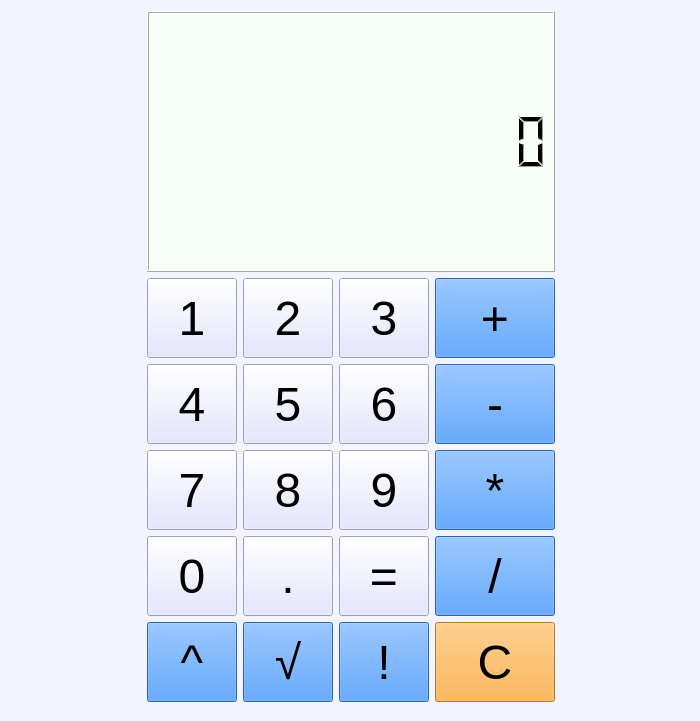
<?xml version="1.0" encoding="UTF-8"?>
<ui version="4.0">
 <class>Form</class>
 <widget class="QWidget" name="Form">
  <property name="geometry">
   <rect>
    <x>0</x>
    <y>0</y>
    <width>700</width>
    <height>721</height>
   </rect>
  </property>
  <property name="minimumSize">
   <size>
    <width>700</width>
    <height>400</height>
   </size>
  </property>
  <property name="baseSize">
   <size>
    <width>700</width>
    <height>400</height>
   </size>
  </property>
  <property name="windowTitle">
   <string>Калькулятор</string>
  </property>
  <property name="styleSheet">
   <string notr="true">background-color: rgb(243, 244, 255);</string>
  </property>
  <widget class="QWidget" name="layoutWidget">
   <property name="geometry">
    <rect>
     <x>11</x>
     <y>11</y>
     <width>681</width>
     <height>691</height>
    </rect>
   </property>
   <layout class="QGridLayout" name="gridLayout_2">
    <item row="0" column="0">
     <widget class="QLCDNumber" name="table">
      <property name="enabled">
       <bool>true</bool>
      </property>
      <property name="styleSheet">
       <string notr="true">background-color: rgb(247, 255, 248);</string>
      </property>
      <property name="smallDecimalPoint">
       <bool>false</bool>
      </property>
      <property name="digitCount">
       <number>13</number>
      </property>
     </widget>
    </item>
    <item row="1" column="0">
     <layout class="QGridLayout" name="gridLayout">
      <item row="0" column="0">
       <widget class="QPushButton" name="btn1">
        <property name="minimumSize">
         <size>
          <width>80</width>
          <height>80</height>
         </size>
        </property>
        <property name="maximumSize">
         <size>
          <width>90</width>
          <height>90</height>
         </size>
        </property>
        <property name="font">
         <font>
          <family>Helvetica</family>
          <pointsize>36</pointsize>
         </font>
        </property>
        <property name="styleSheet">
         <string notr="true">background-color: rgb(221, 223, 255);</string>
        </property>
        <property name="text">
         <string>1</string>
        </property>
        <property name="flat">
         <bool>false</bool>
        </property>
        <attribute name="buttonGroup">
         <string notr="true">buttonGroup_digits</string>
        </attribute>
       </widget>
      </item>
      <item row="5" column="0">
       <widget class="QPushButton" name="btn_pow">
        <property name="minimumSize">
         <size>
          <width>80</width>
          <height>80</height>
         </size>
        </property>
        <property name="maximumSize">
         <size>
          <width>90</width>
          <height>90</height>
         </size>
        </property>
        <property name="font">
         <font>
          <family>Helvetica</family>
          <pointsize>36</pointsize>
         </font>
        </property>
        <property name="styleSheet">
         <string notr="true">background-color: rgba(49, 134, 238, 245);</string>
        </property>
        <property name="text">
         <string>^</string>
        </property>
        <attribute name="buttonGroup">
         <string notr="true">buttonGroup_binary</string>
        </attribute>
       </widget>
      </item>
      <item row="0" column="2">
       <widget class="QPushButton" name="btn2">
        <property name="minimumSize">
         <size>
          <width>80</width>
          <height>80</height>
         </size>
        </property>
        <property name="maximumSize">
         <size>
          <width>90</width>
          <height>90</height>
         </size>
        </property>
        <property name="font">
         <font>
          <family>Helvetica</family>
          <pointsize>36</pointsize>
         </font>
        </property>
        <property name="styleSheet">
         <string notr="true">background-color: rgb(221, 223, 255);</string>
        </property>
        <property name="text">
         <string>2</string>
        </property>
        <attribute name="buttonGroup">
         <string notr="true">buttonGroup_digits</string>
        </attribute>
       </widget>
      </item>
      <item row="3" column="2">
       <widget class="QPushButton" name="btn_dot">
        <property name="minimumSize">
         <size>
          <width>80</width>
          <height>80</height>
         </size>
        </property>
        <property name="maximumSize">
         <size>
          <width>90</width>
          <height>90</height>
         </size>
        </property>
        <property name="font">
         <font>
          <family>Helvetica</family>
          <pointsize>36</pointsize>
         </font>
        </property>
        <property name="styleSheet">
         <string notr="true">background-color: rgb(221, 223, 255);</string>
        </property>
        <property name="text">
         <string>.</string>
        </property>
       </widget>
      </item>
      <item row="3" column="4">
       <widget class="QPushButton" name="btn_div">
        <property name="minimumSize">
         <size>
          <width>80</width>
          <height>80</height>
         </size>
        </property>
        <property name="maximumSize">
         <size>
          <width>120</width>
          <height>90</height>
         </size>
        </property>
        <property name="font">
         <font>
          <family>Helvetica</family>
          <pointsize>36</pointsize>
         </font>
        </property>
        <property name="tabletTracking">
         <bool>false</bool>
        </property>
        <property name="styleSheet">
         <string notr="true">background-color: rgba(49, 134, 238, 245);</string>
        </property>
        <property name="text">
         <string>/</string>
        </property>
        <attribute name="buttonGroup">
         <string notr="true">buttonGroup_binary</string>
        </attribute>
       </widget>
      </item>
      <item row="3" column="0">
       <widget class="QPushButton" name="btn0">
        <property name="minimumSize">
         <size>
          <width>80</width>
          <height>80</height>
         </size>
        </property>
        <property name="maximumSize">
         <size>
          <width>90</width>
          <height>90</height>
         </size>
        </property>
        <property name="font">
         <font>
          <family>Helvetica</family>
          <pointsize>36</pointsize>
         </font>
        </property>
        <property name="styleSheet">
         <string notr="true">background-color: rgb(221, 223, 255);</string>
        </property>
        <property name="text">
         <string>0</string>
        </property>
        <attribute name="buttonGroup">
         <string notr="true">buttonGroup_digits</string>
        </attribute>
       </widget>
      </item>
      <item row="1" column="3">
       <widget class="QPushButton" name="btn6">
        <property name="minimumSize">
         <size>
          <width>80</width>
          <height>80</height>
         </size>
        </property>
        <property name="maximumSize">
         <size>
          <width>90</width>
          <height>90</height>
         </size>
        </property>
        <property name="font">
         <font>
          <family>Helvetica</family>
          <pointsize>36</pointsize>
         </font>
        </property>
        <property name="styleSheet">
         <string notr="true">background-color: rgb(221, 223, 255);</string>
        </property>
        <property name="text">
         <string>6</string>
        </property>
        <attribute name="buttonGroup">
         <string notr="true">buttonGroup_digits</string>
        </attribute>
       </widget>
      </item>
      <item row="2" column="2">
       <widget class="QPushButton" name="btn8">
        <property name="minimumSize">
         <size>
          <width>80</width>
          <height>80</height>
         </size>
        </property>
        <property name="maximumSize">
         <size>
          <width>90</width>
          <height>90</height>
         </size>
        </property>
        <property name="font">
         <font>
          <family>Helvetica</family>
          <pointsize>36</pointsize>
         </font>
        </property>
        <property name="styleSheet">
         <string notr="true">background-color: rgb(221, 223, 255);</string>
        </property>
        <property name="text">
         <string>8</string>
        </property>
        <attribute name="buttonGroup">
         <string notr="true">buttonGroup_digits</string>
        </attribute>
       </widget>
      </item>
      <item row="1" column="4">
       <widget class="QPushButton" name="btn_minus">
        <property name="minimumSize">
         <size>
          <width>80</width>
          <height>80</height>
         </size>
        </property>
        <property name="maximumSize">
         <size>
          <width>120</width>
          <height>90</height>
         </size>
        </property>
        <property name="font">
         <font>
          <family>Helvetica</family>
          <pointsize>36</pointsize>
         </font>
        </property>
        <property name="styleSheet">
         <string notr="true">background-color: rgba(49, 134, 238, 245);</string>
        </property>
        <property name="text">
         <string>-</string>
        </property>
        <attribute name="buttonGroup">
         <string notr="true">buttonGroup_binary</string>
        </attribute>
       </widget>
      </item>
      <item row="1" column="0">
       <widget class="QPushButton" name="btn4">
        <property name="minimumSize">
         <size>
          <width>80</width>
          <height>80</height>
         </size>
        </property>
        <property name="maximumSize">
         <size>
          <width>90</width>
          <height>90</height>
         </size>
        </property>
        <property name="font">
         <font>
          <family>Helvetica</family>
          <pointsize>36</pointsize>
         </font>
        </property>
        <property name="styleSheet">
         <string notr="true">background-color: rgb(221, 223, 255);</string>
        </property>
        <property name="text">
         <string>4</string>
        </property>
        <attribute name="buttonGroup">
         <string notr="true">buttonGroup_digits</string>
        </attribute>
       </widget>
      </item>
      <item row="2" column="4">
       <widget class="QPushButton" name="btn_mult">
        <property name="minimumSize">
         <size>
          <width>80</width>
          <height>80</height>
         </size>
        </property>
        <property name="maximumSize">
         <size>
          <width>120</width>
          <height>90</height>
         </size>
        </property>
        <property name="font">
         <font>
          <family>Helvetica</family>
          <pointsize>36</pointsize>
         </font>
        </property>
        <property name="styleSheet">
         <string notr="true">background-color: rgba(49, 134, 238, 245);</string>
        </property>
        <property name="text">
         <string>*</string>
        </property>
        <attribute name="buttonGroup">
         <string notr="true">buttonGroup_binary</string>
        </attribute>
       </widget>
      </item>
      <item row="2" column="0">
       <widget class="QPushButton" name="btn7">
        <property name="minimumSize">
         <size>
          <width>80</width>
          <height>80</height>
         </size>
        </property>
        <property name="maximumSize">
         <size>
          <width>90</width>
          <height>90</height>
         </size>
        </property>
        <property name="font">
         <font>
          <family>Helvetica</family>
          <pointsize>36</pointsize>
         </font>
        </property>
        <property name="styleSheet">
         <string notr="true">background-color: rgb(221, 223, 255);</string>
        </property>
        <property name="text">
         <string>7</string>
        </property>
        <attribute name="buttonGroup">
         <string notr="true">buttonGroup_digits</string>
        </attribute>
       </widget>
      </item>
      <item row="1" column="2">
       <widget class="QPushButton" name="btn5">
        <property name="minimumSize">
         <size>
          <width>80</width>
          <height>80</height>
         </size>
        </property>
        <property name="maximumSize">
         <size>
          <width>90</width>
          <height>90</height>
         </size>
        </property>
        <property name="font">
         <font>
          <family>Helvetica</family>
          <pointsize>36</pointsize>
         </font>
        </property>
        <property name="styleSheet">
         <string notr="true">background-color: rgb(221, 223, 255);</string>
        </property>
        <property name="text">
         <string>5</string>
        </property>
        <attribute name="buttonGroup">
         <string notr="true">buttonGroup_digits</string>
        </attribute>
       </widget>
      </item>
      <item row="5" column="3">
       <widget class="QPushButton" name="btn_fact">
        <property name="minimumSize">
         <size>
          <width>80</width>
          <height>80</height>
         </size>
        </property>
        <property name="maximumSize">
         <size>
          <width>90</width>
          <height>90</height>
         </size>
        </property>
        <property name="font">
         <font>
          <family>Helvetica</family>
          <pointsize>36</pointsize>
         </font>
        </property>
        <property name="styleSheet">
         <string notr="true">background-color: rgba(49, 134, 238, 245);</string>
        </property>
        <property name="text">
         <string>!</string>
        </property>
       </widget>
      </item>
      <item row="3" column="3">
       <widget class="QPushButton" name="btn_eq">
        <property name="minimumSize">
         <size>
          <width>80</width>
          <height>80</height>
         </size>
        </property>
        <property name="maximumSize">
         <size>
          <width>90</width>
          <height>90</height>
         </size>
        </property>
        <property name="font">
         <font>
          <family>Helvetica</family>
          <pointsize>36</pointsize>
         </font>
        </property>
        <property name="styleSheet">
         <string notr="true">background-color: rgb(221, 223, 255);</string>
        </property>
        <property name="text">
         <string>=</string>
        </property>
       </widget>
      </item>
      <item row="5" column="4">
       <widget class="QPushButton" name="btn_clear">
        <property name="minimumSize">
         <size>
          <width>80</width>
          <height>80</height>
         </size>
        </property>
        <property name="maximumSize">
         <size>
          <width>120</width>
          <height>90</height>
         </size>
        </property>
        <property name="font">
         <font>
          <family>Helvetica</family>
          <pointsize>36</pointsize>
         </font>
        </property>
        <property name="styleSheet">
         <string notr="true">background-color: rgb(254, 166, 43);</string>
        </property>
        <property name="text">
         <string>С</string>
        </property>
       </widget>
      </item>
      <item row="0" column="4">
       <widget class="QPushButton" name="btn_plus">
        <property name="minimumSize">
         <size>
          <width>80</width>
          <height>80</height>
         </size>
        </property>
        <property name="maximumSize">
         <size>
          <width>120</width>
          <height>90</height>
         </size>
        </property>
        <property name="font">
         <font>
          <family>Helvetica</family>
          <pointsize>36</pointsize>
         </font>
        </property>
        <property name="contextMenuPolicy">
         <enum>Qt::CustomContextMenu</enum>
        </property>
        <property name="acceptDrops">
         <bool>false</bool>
        </property>
        <property name="styleSheet">
         <string notr="true">background-color: rgba(49, 134, 238, 245);</string>
        </property>
        <property name="text">
         <string>+</string>
        </property>
        <property name="checkable">
         <bool>false</bool>
        </property>
        <property name="autoRepeat">
         <bool>false</bool>
        </property>
        <property name="autoExclusive">
         <bool>false</bool>
        </property>
        <property name="autoDefault">
         <bool>false</bool>
        </property>
        <property name="default">
         <bool>false</bool>
        </property>
        <property name="flat">
         <bool>false</bool>
        </property>
        <attribute name="buttonGroup">
         <string notr="true">buttonGroup_binary</string>
        </attribute>
       </widget>
      </item>
      <item row="5" column="2">
       <widget class="QPushButton" name="btn_sqrt">
        <property name="minimumSize">
         <size>
          <width>80</width>
          <height>80</height>
         </size>
        </property>
        <property name="maximumSize">
         <size>
          <width>90</width>
          <height>90</height>
         </size>
        </property>
        <property name="font">
         <font>
          <family>Helvetica</family>
          <pointsize>36</pointsize>
         </font>
        </property>
        <property name="styleSheet">
         <string notr="true">background-color: rgba(49, 134, 238, 245);</string>
        </property>
        <property name="text">
         <string>√</string>
        </property>
       </widget>
      </item>
      <item row="0" column="3">
       <widget class="QPushButton" name="btn3">
        <property name="minimumSize">
         <size>
          <width>80</width>
          <height>80</height>
         </size>
        </property>
        <property name="maximumSize">
         <size>
          <width>90</width>
          <height>90</height>
         </size>
        </property>
        <property name="font">
         <font>
          <family>Helvetica</family>
          <pointsize>36</pointsize>
         </font>
        </property>
        <property name="styleSheet">
         <string notr="true">background-color: rgb(221, 223, 255);</string>
        </property>
        <property name="text">
         <string>3</string>
        </property>
        <attribute name="buttonGroup">
         <string notr="true">buttonGroup_digits</string>
        </attribute>
       </widget>
      </item>
      <item row="2" column="3">
       <widget class="QPushButton" name="btn9">
        <property name="minimumSize">
         <size>
          <width>80</width>
          <height>80</height>
         </size>
        </property>
        <property name="maximumSize">
         <size>
          <width>90</width>
          <height>90</height>
         </size>
        </property>
        <property name="font">
         <font>
          <family>Helvetica</family>
          <pointsize>36</pointsize>
         </font>
        </property>
        <property name="styleSheet">
         <string notr="true">background-color: rgb(221, 223, 255);</string>
        </property>
        <property name="text">
         <string>9</string>
        </property>
        <attribute name="buttonGroup">
         <string notr="true">buttonGroup_digits</string>
        </attribute>
       </widget>
      </item>
     </layout>
    </item>
   </layout>
  </widget>
 </widget>
 <resources/>
 <connections/>
 <buttongroups>
  <buttongroup name="buttonGroup_digits"/>
  <buttongroup name="buttonGroup_binary"/>
 </buttongroups>
</ui>
